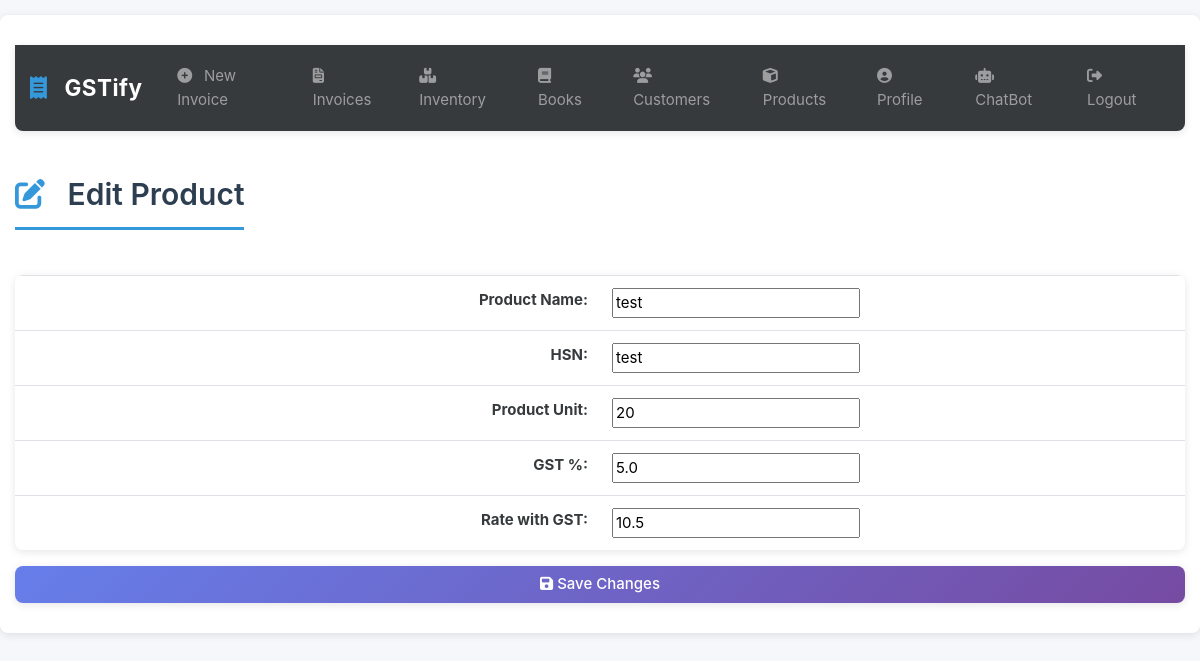
Screenshot of /products/edit/3 (signed in) with the database file from the repository.
### gstbillingapp/models.py (models this page shows, shortened)
class Product(models.Model):
    user = models.ForeignKey(User, null=True, blank=True, on_delete=models.SET_NULL)
    product_name = models.CharField(max_length=200)
    product_hsn = models.CharField(max_length=50, null=True, blank=True)
    product_unit = models.CharField(max_length=50)
    product_gst_percentage = models.FloatField()
    product_rate_with_gst = models.FloatField()

### gstbillingapp/views.py (the view)
# urls.py: path('products/edit/<int:product_id>', views.product_edit, name='product_edit'),
@login_required
def product_edit(request, product_id):
    product_obj = get_object_or_404(Product, user=request.user, id=product_id)
    if request.method == "POST":
        product_form = ProductForm(request.POST, instance=product_obj)
        if product_form.is_valid():
            new_product = product_form.save()
            return redirect('products')
    context = {}
    context['product_form'] = ProductForm(instance=product_obj)
    return render(request, 'gstbillingapp/product_edit.html', context)

### gstbillingapp/forms.py
class ProductForm(ModelForm):
     class Meta:
         model = Product
         fields = ['product_name', 'product_hsn', 'product_unit', 'product_gst_percentage', 'product_rate_with_gst']

### gstbillingapp/templates/gstbillingapp/product_edit.html (shortened to what this page needs)
{% extends "gstbillingapp/base.html" %}
{% load static %}
{% block content %}
<h2><i class="fas fa-edit"></i> Edit Product</h2>
<form method="POST">
	<table class="table">
		<tbody class="two-col-form">
			<tr>
				<th scope="row" class="text-right">Product Name:</th>
				<td class="form-input-td">{{product_form.product_name}}</td>
			</tr>
			<tr>
				<th scope="row" class="text-right">HSN:</th>
				<td class="form-input-td">{{product_form.product_hsn}}</td>
			</tr>
			<tr>
				<th scope="row" class="text-right">Product Unit:</th>
				<td class="form-input-td">{{product_form.product_unit}}</td>
			</tr>
			<tr>
				<th scope="row" class="text-right">GST %:</th>
				<td class="form-input-td">{{product_form.product_gst_percentage}}</td>
			</tr>
			<tr>
				<th scope="row" class="text-right">Rate with GST:</th>
				<td class="form-input-td">{{product_form.product_rate_with_gst}}</td>
			</tr>
		</tbody>
	</table>
	<button type="submit" class="btn btn-primary btn-block"><i class="fas fa-save"></i> Save Changes</button>
</form>
{% endblock %}

### gstbillingapp/static/gstbillingapp/main.css (style rules this page uses)
:root { --primary-color: #2c3e50; --secondary-color: #3498db; --success-color: #27ae60; --danger-color: #e74c3c; --warning-color: #f39c12; --info-color: #17a2b8; --light-bg: #f8f9fa; --border-radius: 8px; --transition: all 0.3s ease; --shadow: 0 2px 8px rgba(0, 0, 0, 0.1); --shadow-hover: 0 4px 12px rgba(0, 0, 0, 0.15); }
body { font-family: -apple-system, BlinkMacSystemFont, 'Segoe UI', Roboto, 'Helvetica Neue', Arial, sans-serif; background-color: #f5f7fa; color: #333; line-height: 1.6; }
html { scroll-behavior: smooth; }
.table { border-radius: var(--border-radius); overflow: hidden; box-shadow: var(--shadow); }
.two-col-form td, .two-col-form th { width: 25%; }
.btn { border-radius: var(--border-radius); padding: 0.5em 1.2em; font-weight: 500; transition: var(--transition); border: none; box-shadow: var(--shadow); }
.btn-primary { background: linear-gradient(135deg, #667eea 0%, #764ba2 100%); }
h2 { color: var(--primary-color); font-weight: 600; margin-bottom: 1.5em; margin-top: 0.5em; padding-bottom: 0.5em; border-bottom: 3px solid var(--secondary-color); display: inline-block; }
h2 i { color: var(--secondary-color); margin-right: 0.5em; }

### rows the page displays
Product: product_name "test", product_hsn "test", product_unit "20", product_gst_percentage "5.0", product_rate_with_gst "10.5"
